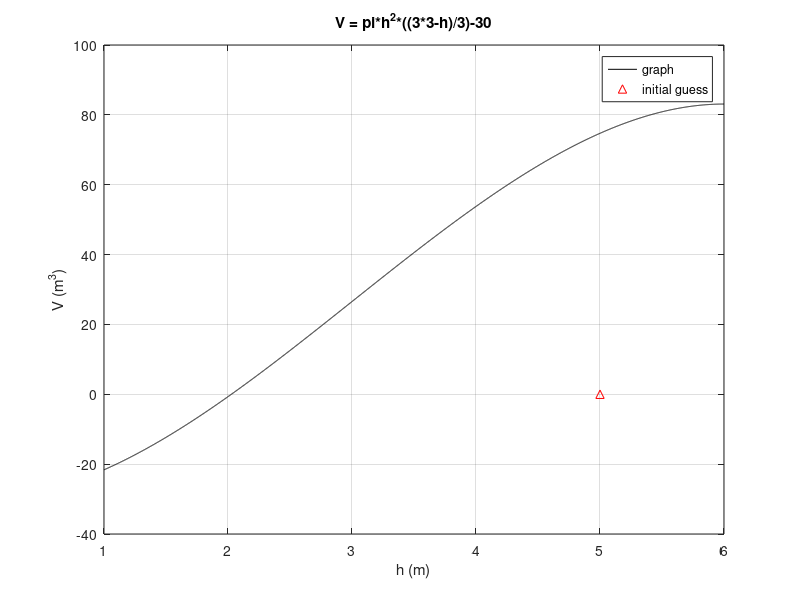

The MATLAB source for this figure: (Note: this script raises an error after producing the figure.)
% Lab 7 Task 2
% Ashley KOK; 31452981; 13/05/2020
% The spherical water tank

clear all; close all; clc;

% Defining values and vectors
R = 3;
h = 1:0.001:6; % The maximum height is 6 (as the radius is 3)

V = @(h) pi.*h.^2.*((3*R-h)./3)-30; % Function of V  % -30 as we are solving for when V = 30
dV = @(h) (2*(9 - h).*h*pi)/3 - (h.^2*pi)/3; % Function of the derivative of V

% Plotting the curve of V against h
plot(h,V(1:0.001:6),'k-')
grid on % For visibility
xlabel('h (m)')
ylabel('V (m^3)')
title(sprintf('V = pi*h^2*((3*%.0f-h)/3)-30',R)) % Title with the equation plotted

xi = input('Place an initial guess: ');
precision = 1e-4;

% Plotting the user's initial guess 
hold on 
plot(xi,0,'r^')
legend('graph','initial guess')
hold off

% Using the Newton-Raphson method and calling the newraph function
[final_h, iter] = newraph(V, dV, xi, precision);

% Printing a final statement 
fprintf('The depth of water required to fill the tank with 30m^3 of water is %0.3f m and it took %.0f iterations using the Newton-Raphson method.\n',final_h,iter);